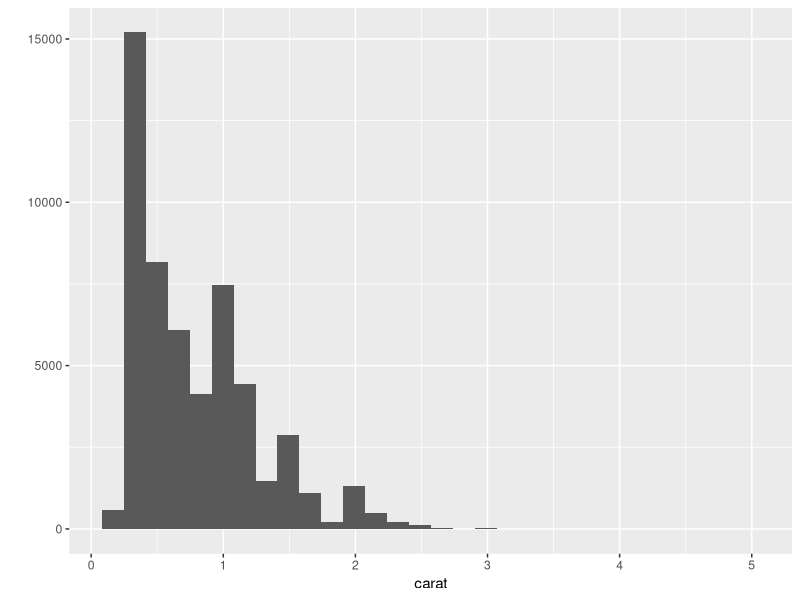
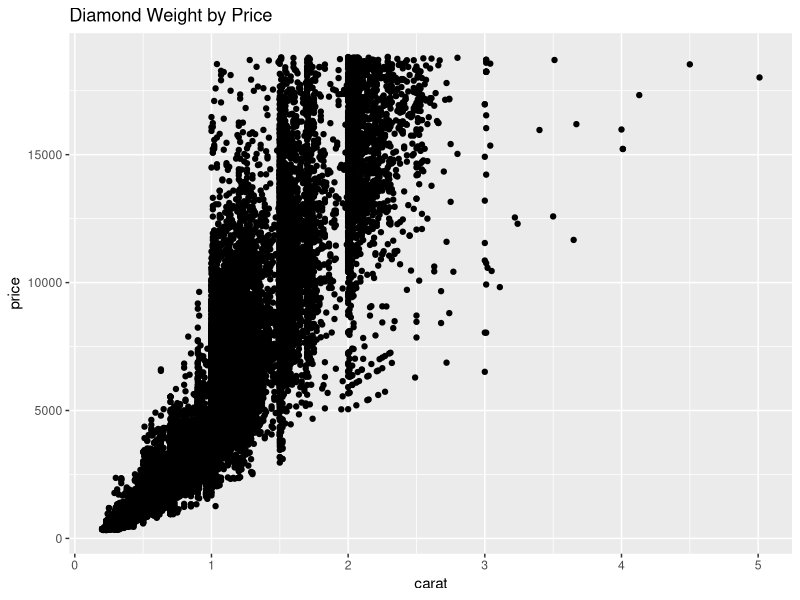
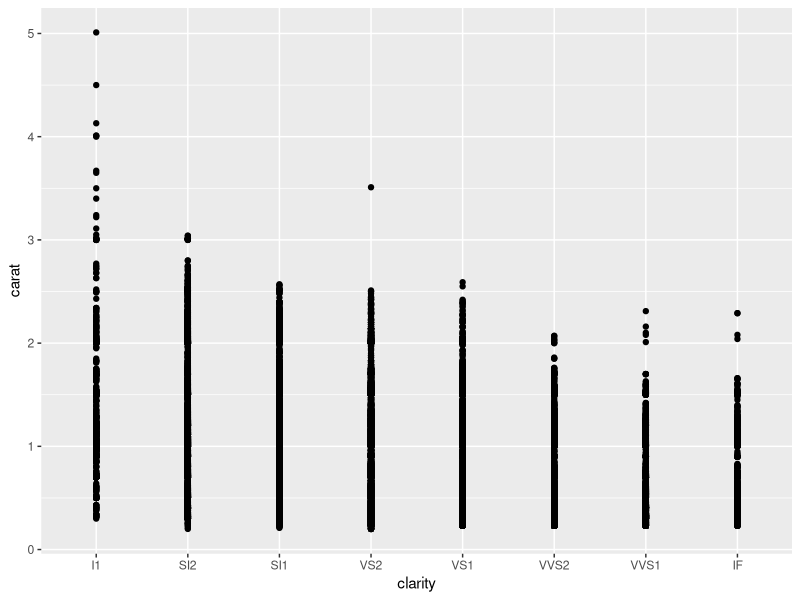
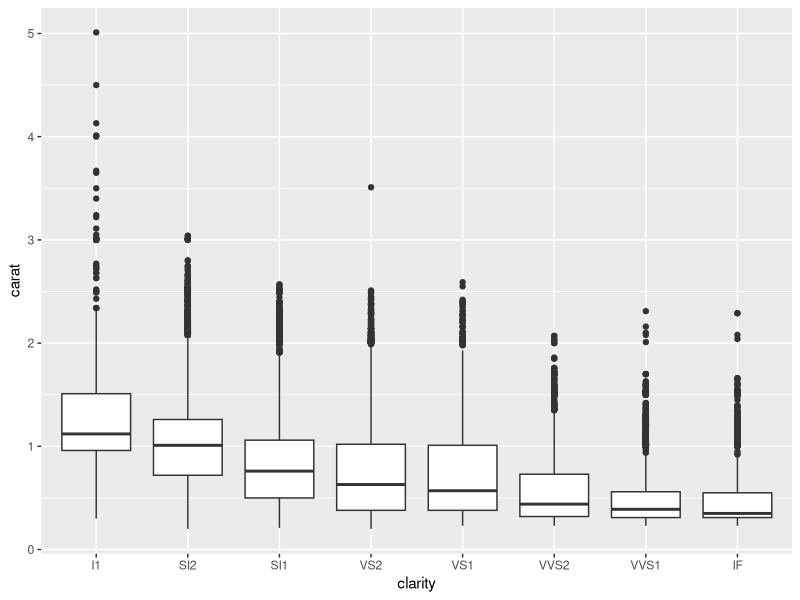
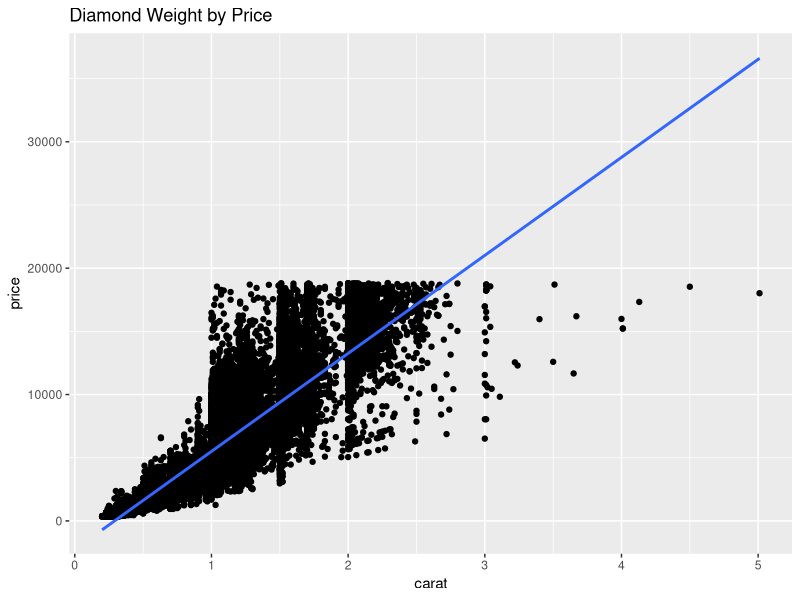
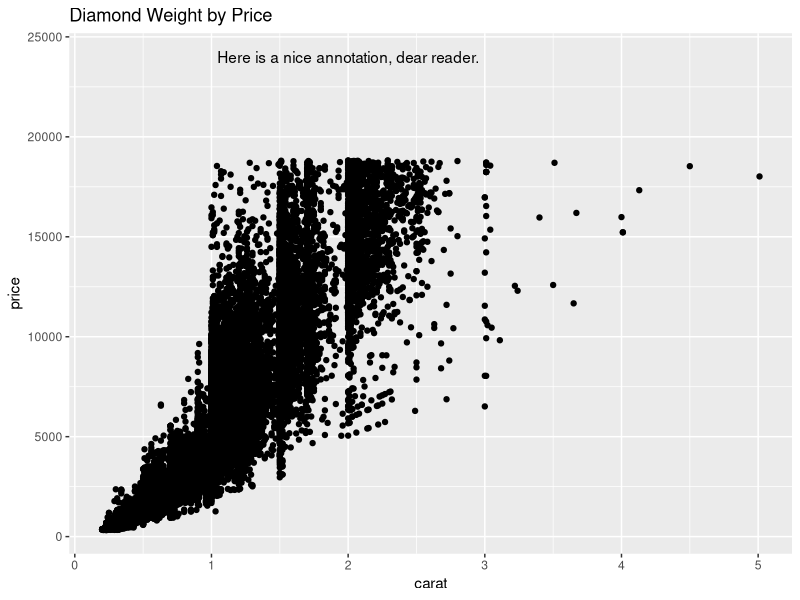
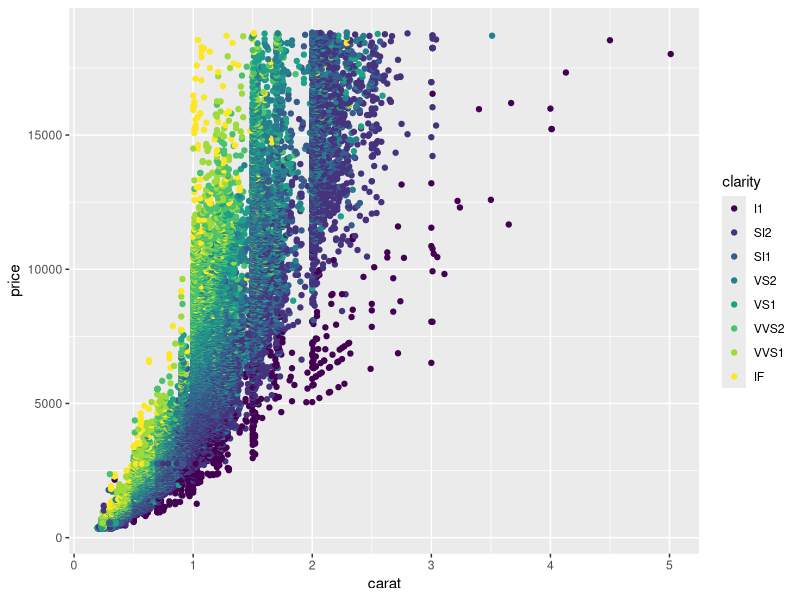
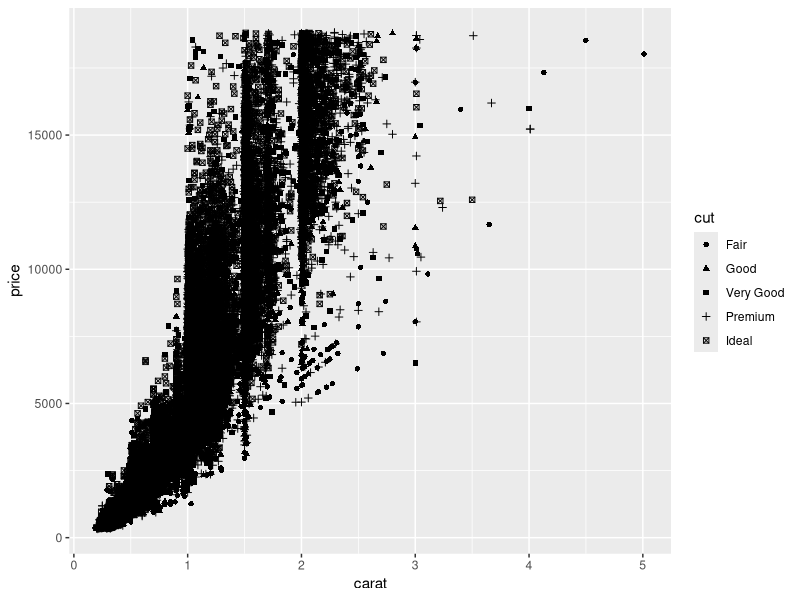

Write R code to recreate these figures, in order.
## ---- chunk 1
library(ggplot2)
head(diamonds)
## ---- chunk 2
library(ggplot2)
qplot(x=carat, data=diamonds)
## ---- chunk 3
qplot(x=carat, y=price, data=diamonds, main="Diamond Weight by Price")
## ---- chunk 4
qplot(x=clarity, y=carat, data=diamonds)
## ---- chunk 5
qplot(x=clarity, y=carat, 
      data=diamonds, geom="boxplot")
## ---- chunk 6
weight_by_price <- qplot(x=carat, y=price, data=diamonds, main="Diamond Weight by Price")

weight_by_price + stat_smooth(method="lm")
## ---- chunk 7
weight_by_price + 
  annotate("text", x=2, y=24000, label="Here is a nice annotation, dear reader.")
## ---- chunk 8
qplot(x=carat, y=price, 
      data=diamonds, color=clarity)
qplot(x=carat, y=price, 
      data=diamonds, shape=cut)
## ---- chunk 9
qplot(x=carat, y=price, data=diamonds, 
      main="Diamond Weight by Price", facets=cut~clarity)
## ---- chunk 10

qplot(x=carat, y=price, data=diamonds, 
      main="theme_bw", color=clarity) + 
  theme_bw(20)

## ---- chunk 11
qplot(x=carat, y=price, data=diamonds, 
      main="theme_classic", color=clarity) + 
  theme_classic(20)
## ---- chunk 12
library(ggthemes)
theme_set(theme_excel())
qplot(depth, table, data=diamonds) +
  stat_smooth(method='lm')
qplot(price, data=diamonds)

## ---- chunk 13
background <- ggplot(data = diamonds, aes(x = clarity, y=price))
## ---- chunk 14
with_boxplot <- background + geom_boxplot(aes(fill=cut))
with_boxplot
## ---- chunk 15
with_boxplot + theme_bw(20) + 
  labs(title="Price by Clarity") + scale_y_continuous(limits=c(0,25000)) + 
  annotate("text", x=4.5, y=23000, label="Lots of outliers", size= 4)
